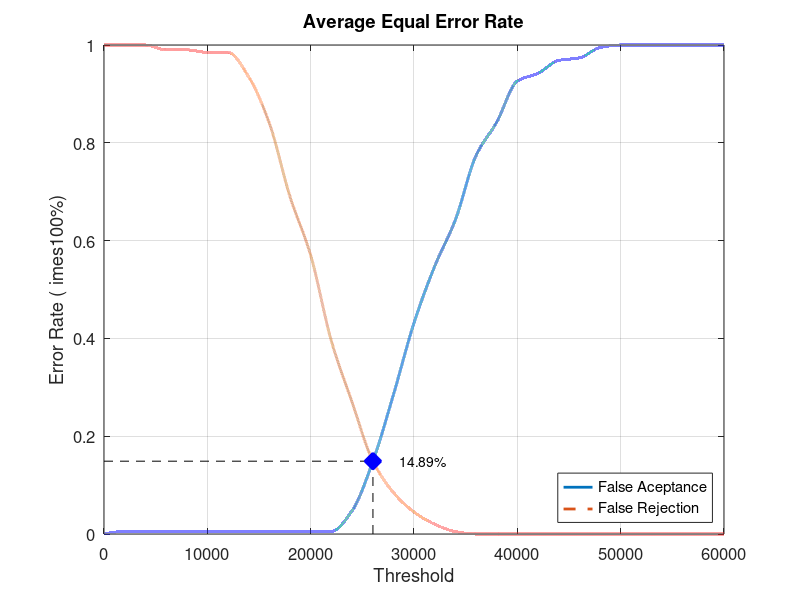
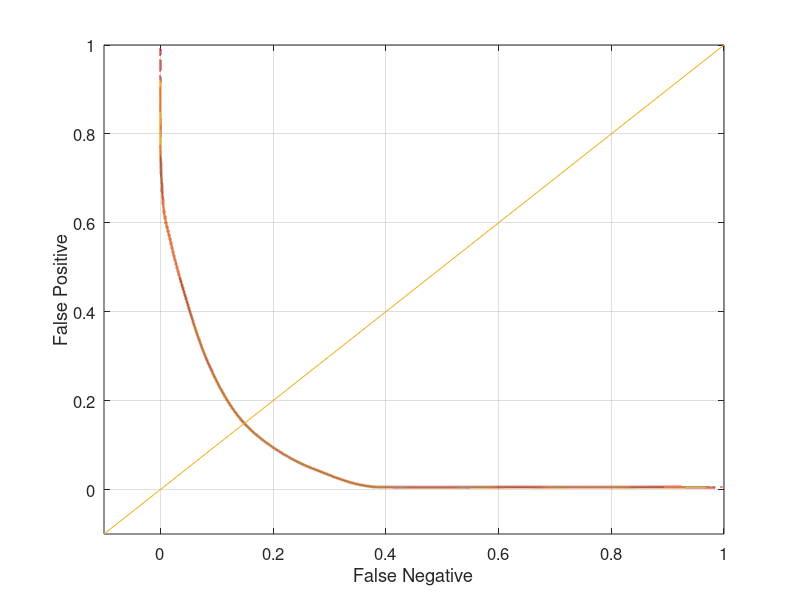

These charts were generated, in order, by the following MATLAB code:
close all;
clear;
clc;
x = 0:2000:60000;
xq = 0:0.5:60000;

y0 = [0 0.00526316 0.00526316 0.00526316 0.00526316 0.00526316 0.00526316 0.00526316 0.00526316 0.00526316 0.00526316 0.00526316 0.0473684 0.147368 0.284211 0.431579 0.547368 0.642105 0.773684 0.842105 0.926316 0.942105 0.968421 0.973684 0.994737 1 1 1 1 1 1]
yy0 = interp1(x, y0, xq, 'pchip');
y1 = [1 1 1 0.99 0.99 0.985 0.985 0.935 0.84 0.69 0.57 0.395 0.27 0.15 0.085 0.045 0.02 0.005 0 0 0 0 0 0 0 0 0 0 0 0 0]
yy1 = interp1(x, y1, xq, 'pchip');

% Calculating EER: 
y2 = abs(y0 - y1);
find(y2 == min(y2))
yy2 = abs(yy0 - yy1);
xEER = find(yy2 == min(yy2));
xEERIndex = xq(xEER) % X-axis EER
yEER = yy0(xEER) % Y-axis EER

main = figure
plot(xq, yy0,'-','LineWidth', 2);	hold on
plot(xq, yy1,'--','LineWidth', 2);	hold on
plot([xEERIndex xEERIndex], [0 yEER], 'k--');	hold on
plot([0 xEERIndex], [yEER yEER], 'k--');	hold on
plot(xEERIndex, yEER, 'bx', 'LineWidth', 10);	hold on
text(xEERIndex + 10 * xEERIndex / 100, yEER, [num2str(round((10000 * yEER)) / 100) '%'])
legend('False Aceptance', 'False Rejection', 'Location', 'SouthEast')
xlabel('Threshold')
ylabel('Error Rate (	imes100%)')
title('Average Equal Error Rate')
set(gca, 'FontSize', 12)
axis([0 60000 0 1])
grid on

print(main, 'Database1_3Main', '-dpng');
FNRxFPR = figure('Color', [1 1 1]);
plot(yy1, yy0, '-', yy1, yy0, 'LineWidth', 2);
hold on
y = -0.1:0.1:1
plot(y, y); 
set(gca, 'FontSize', 12)
xlabel('False Negative')
ylabel('False Positive')
axis([-0.1 1 -0.1 1])
set(gca, 'FontSize', 12)
grid on

print(FNRxFPR, 'Database1_3FNRxFPR','-dpng');
